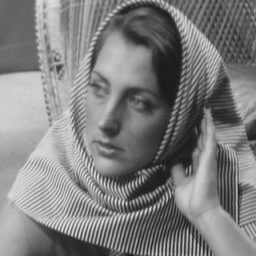
%> input picture CS 663/Assignments/HW2/Yash answers/8/images/barbara256.png, 256 x 256 px
$ octave q8.m   (GNU Octave 9; MATLAB toolbox functions it lacks are replaced by stand-ins)
%> lines starting %> are read from the running program, lines starting %| are printed output that depends on the picture
### CS 663/Assignments/HW2/Yash answers/8/code/mybilateralfilter.m
function denoised = mybilateralfilter(I, sig_s, sig_r)
kernel=11;
f= floor(kernel/2);
c = ceil(kernel/2);
denoised = zeros(size(I));
padded = padarray(I, [f, f], 0, "both");
[X, Y] = meshgrid(1-c:kernel-c,1-c:kernel-c );
norm = X.^2+Y.^2;
gauss_s = exp(-norm/(2*pi*(sig_s^2)))/(2*pi*sig_s);
for i=1:size(I,1)
    for j=1:size(I,2)
        submatrix = padded(i:i+kernel-1, j:j+kernel-1);
        sub_diff = abs(submatrix-submatrix(c,c));
        gauss_r = exp(-(sub_diff.^2)/(2*pi*(sig_r^2)))/(2*pi*sig_r);
        final = gauss_s.*gauss_r.*submatrix;
        normalizer=gauss_s.*gauss_r;
        denoised(i, j) = sum(final(:))/sum(normalizer(:));
    end
end
end

### CS 663/Assignments/HW2/Yash answers/8/code/q8.m
img1= imread('barbara256.png');
%> img1 is the input picture: size 256x256 uint8; min 23, max 231, mean 126.4
img2= imread('kodak24.png');
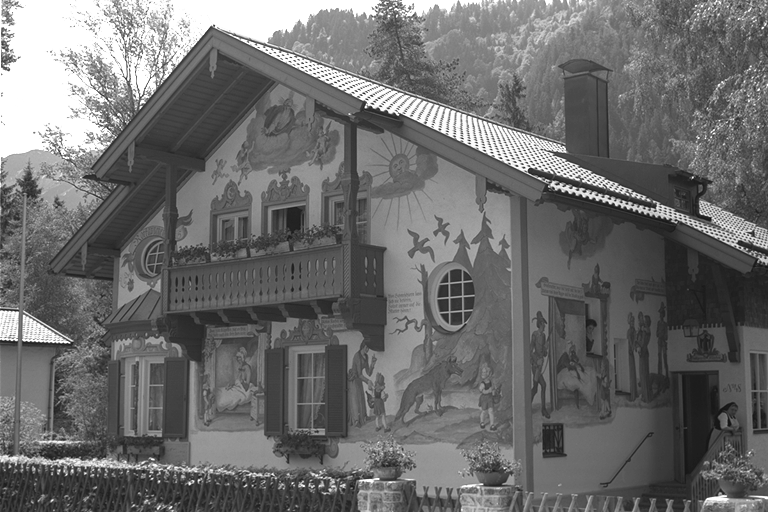
%> input picture CS 663/Assignments/HW2/Yash answers/8/images/kodak24.png, 768 x 512 px
%> img2 is the input picture: size 512x768 uint8; min 17, max 255, mean 109
img1=double(img1);
%> img1: size 256x256 double
img2=double(img2);
%> img2: size 512x768 double
noise1 = random('normal', 0, 5, size(img1));
noise2 = random('normal', 0, 5, size(img2));
noisy_img1= img1+noise1;
noisy_img2=img2+noise2;
inputs = [2,2;0.1,0.1;3,15];
denoised_img1 = zeros(256,256,3);
denoised_img2 = zeros(512,768,3);
for i=1:3
    denoised_img1(:,:,i) = mybilateralfilter(noisy_img1,inputs(i,1),inputs(i,2));
    figure(i)
    imshow(denoised_img1(:,:,i),[])
end
%> this loop made 3 passes
%> pass 1, in mybilateralfilter, `padded = padarray(I, [f, f], 0, "both");`:
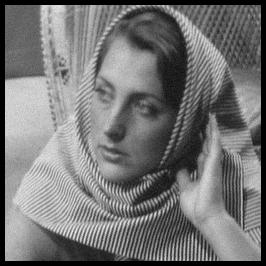
%> padded: size 266x266 double; min 0, max 238, mean 117.1
for i=1:3
%> (the run ends here)
